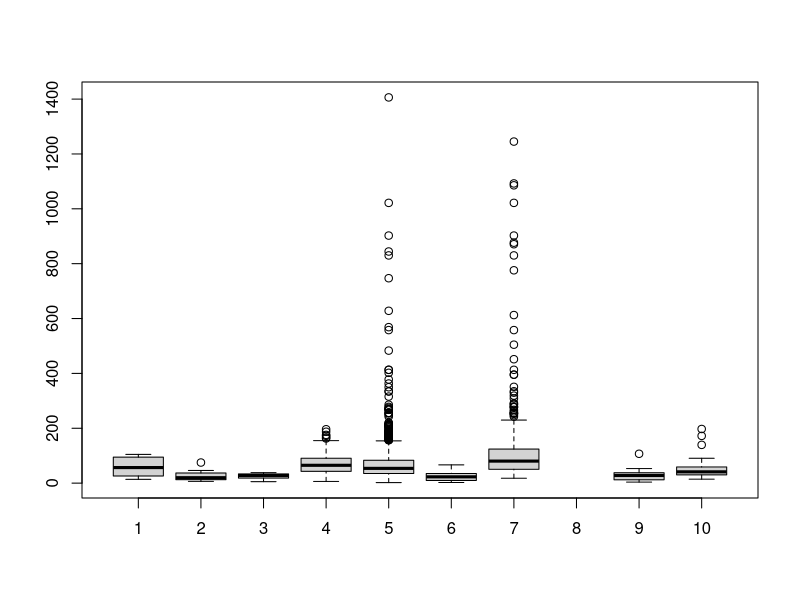
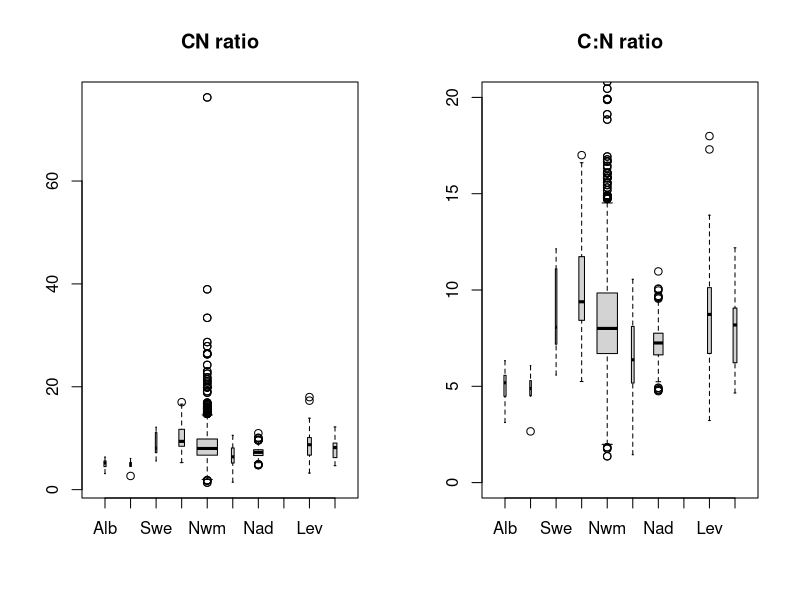
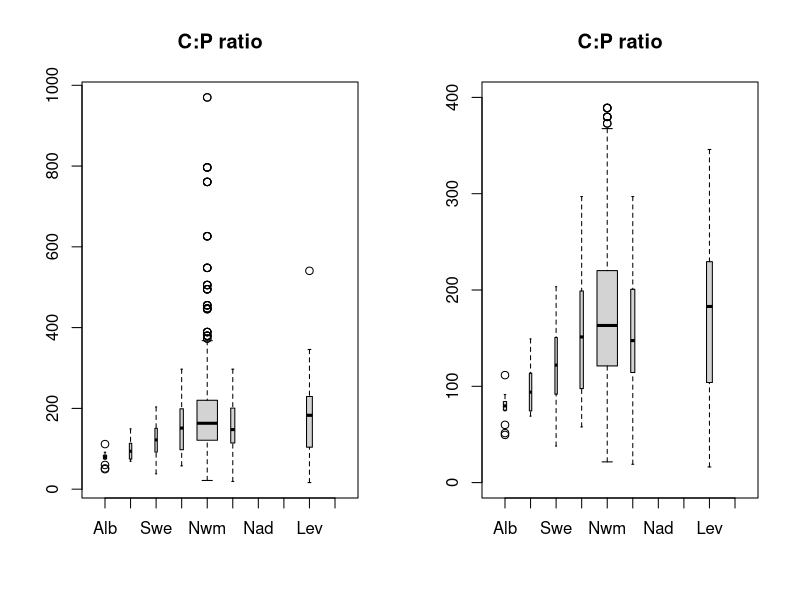
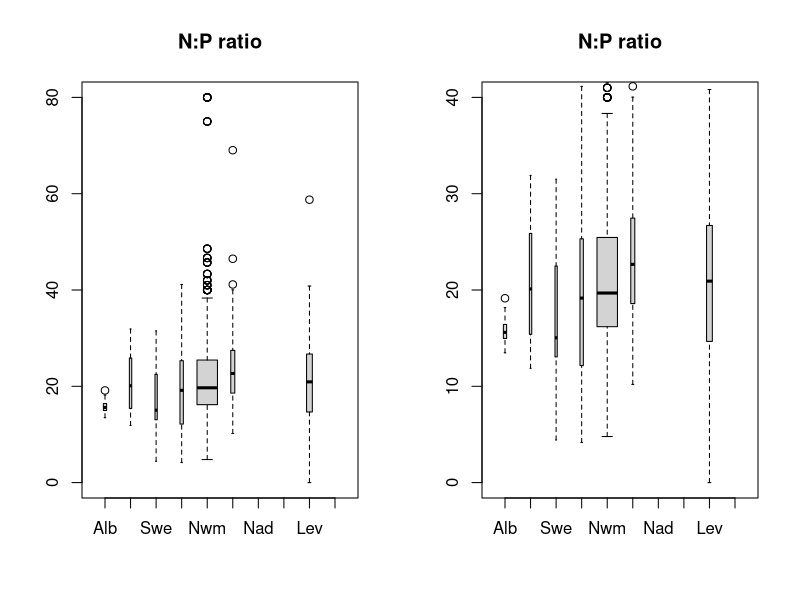
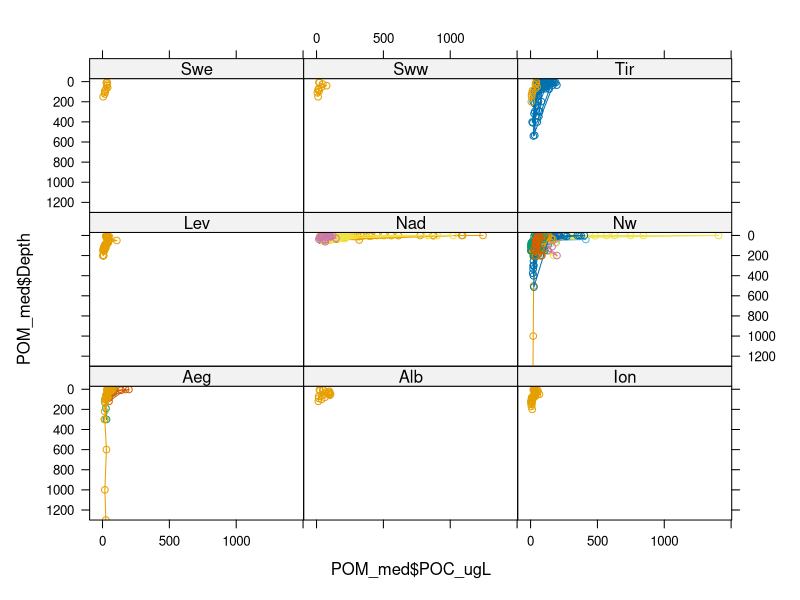
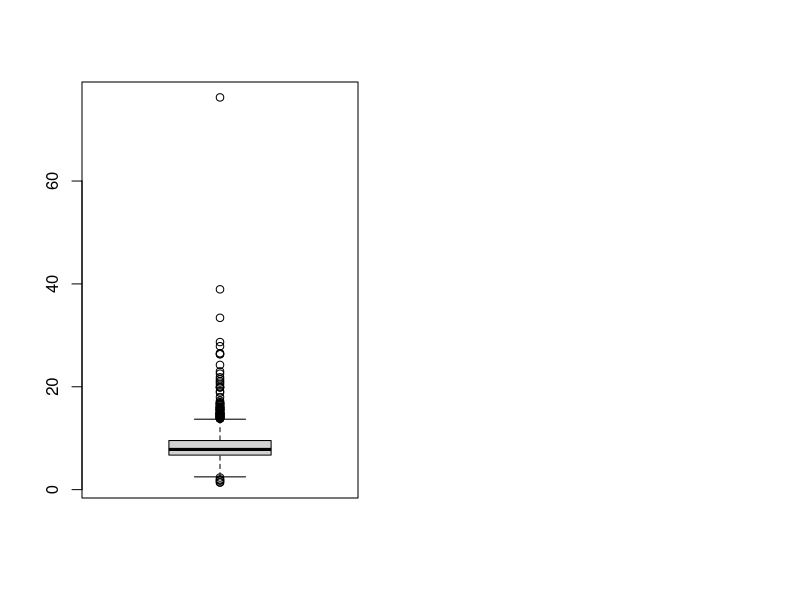

Source code (R) for these figures, in order: (Note: this script raises an error after producing the figures.)
setwd('L:\\il mio Drive\\MedSea')
setwd('C:/Users/gi/Documents/GitHub/Mediterranean_Sea')

POM<-read.csv('POM_data_DRYAD_.csv', sep=';');str(POM)
str(POM$Latitude)
POM_med<-POM[(POM$Latitude>29 & POM$Latitude<45 & POM$Longitude>-6 & 
                POM$Longitude<36),]

POM_med$POC_ugL = (POM_med$POC*12.0107)    #12.0107 g mol-1 --> ug/L = mg m-3

col_months<-c("#c15063","#5fb14d","#7362cd","#b6b342","#b966bf",
              "#d38c30","#688ccd","#cd4e34","#4bb092","#ce5b95","#737e38","#c07f56")

POM_med$C_N_ratio = POM_med$POC/POM_med$PON
POM_med$C_P_ratio = POM_med$POC/POM_med$POP
POM_med$N_P_ratio = POM_med$PON/POM_med$POP

POM_med$Zone[POM_med$Longitude<=-0.5] <- "Alb"
POM_med$Zone[POM_med$Longitude>-0.5 & POM_med$Longitude<=5 & POM_med$Latitude<=39.5]<-'Sww'
POM_med$Zone[POM_med$Longitude>5 & POM_med$Longitude<=9 & POM_med$Latitude<=39.5]<-'Swe'
POM_med$Zone[POM_med$Longitude>9 & POM_med$Longitude<=16 & POM_med$Latitude<=41.5 & POM_med$Latitude>36.5]<-'Tir'
POM_med$Zone[POM_med$Latitude>39.5 & POM_med$Longitude<=9]<-'Nw'
POM_med$Zone[POM_med$Latitude>41.5 & POM_med$Longitude<=13]<-'Nw'
POM_med$Zone[POM_med$Longitude>12.5 & POM_med$Longitude<=16 & POM_med$Latitude<=38]<-'Ion'
POM_med$Zone[POM_med$Longitude>16 & POM_med$Longitude<=21.5 & POM_med$Latitude<=40]<-'Ion'
POM_med$Zone[POM_med$Latitude>42.3 & POM_med$Longitude>12.5]<-'Nad'
POM_med$Zone[POM_med$Longitude>21.5 & POM_med$Longitude<=23]<-'Lev'
POM_med$Zone[POM_med$Longitude>23 & POM_med$Longitude<=28 & POM_med$Latitude<=35.2]<-'Lev'
POM_med$Zone[POM_med$Longitude>28 & POM_med$Latitude<=37.5]<-'Lev'
POM_med$Zone[POM_med$Longitude>23 & POM_med$Longitude<=28 & POM_med$Latitude>35.2]<-'Aeg'

a<-POM_med[(POM_med$Zone=='Nad'),]
Alb<-POM_med[(POM_med$Longitude<=-0.5),]; #write.csv(Alb, file='POC_alboran.csv')
Sww<-POM_med[(POM_med$Longitude>-0.5 & POM_med$Longitude<=5 & POM_med$Latitude<=39.5),];#write.csv(Sww, file='POC_sww.csv')
Swe<-POM_med[(POM_med$Longitude>5 & POM_med$Longitude<=9 & POM_med$Latitude<=39.5),];#write.csv(Swe, file='POC_swe.csv')
Tir<-POM_med[(POM_med$Longitude>9 & POM_med$Longitude<=16 & POM_med$Latitude<=41.5 & POM_med$Latitude>36.5),]; #write.csv(Tir, file='POC_tir.csv')
Nwm_1<-POM_med[(POM_med$Latitude>39.5 & POM_med$Longitude<=9),]
Nwm_2<-POM_med[(POM_med$Latitude>41.5 & POM_med$Longitude<=13),]
Nwm<-rbind(Nwm_1,Nwm_2); write.csv(Nwm, file='POC_nwm.csv')
Io1<-POM_med[(POM_med$Longitude>12.5 & POM_med$Longitude<=16 & POM_med$Latitude<=38),]
Io2<-POM_med[(POM_med$Longitude>16 & POM_med$Longitude<=21.5 & POM_med$Latitude<=40),]
Ion<-rbind(Io1,Io2) ; write.csv(Ion, file='POC_jon.csv')
Nad<-POM_med[(POM_med$Latitude>42.3 & POM_med$Longitude>12.5),];write.csv(Nad, file='POC_nad.csv')
Sad1<-POM_med[(POM_med$Latitude<=42.3 & POM_med$Latitude>42 & POM_med$Longitude>14.8),]
Sad2<-POM_med[(POM_med$Latitude<=42 & POM_med$Latitude>40 & POM_med$Longitude>16 & POM_med$Longitude<=20),]
Sad<-rbind(Sad1,Sad2);  write.csv(Sad, file='POC_sad.csv')
Lev1<-POM_med[(POM_med$Longitude>21.5 & POM_med$Longitude<=23),]
Lev2<-POM_med[(POM_med$Longitude>23 & POM_med$Longitude<=28 & POM_med$Latitude<=35.2),]
Lev3<-POM_med[(POM_med$Longitude>28 & POM_med$Latitude<=37.5),]
Lev<-rbind(Lev1,Lev2,Lev3);write.csv(Lev, file='POC_lev.csv')
Aeg<-POM_med[(POM_med$Longitude>23 & POM_med$Longitude<=28 & POM_med$Latitude>35.2),]; write.csv(Aeg, file='POC_aeg.csv')

boxplot(Alb$POC_ugL, Sww$POC_ugL, Swe$POC_ugL, Tir$POC_ugL, Nwm$POC_ugL, 
Ion$POC_ugL, Nad$POC_ugL, Sad$POC_ugL, Lev$POC_ugL, Aeg$POC_ugL)

dev.new()
par(mfrow=c(1,2))
boxplot(Alb$C_N_ratio, Sww$C_N_ratio, 
        Swe$C_N_ratio, Tir$C_N_ratio, Nwm$C_N_ratio, 
        Ion$C_N_ratio, Nad$C_N_ratio, Sad$C_N_ratio, 
        Lev$C_N_ratio, Aeg$C_N_ratio, 
        names=c('Alb','Sww','Swe','Tir','Nwm',
             'Jon','Nad','Sad','Lev','Aeg') , main='CN ratio',  varwidth = T)
		
boxplot(Alb$C_N_ratio, Sww$C_N_ratio, 
        Swe$C_N_ratio, Tir$C_N_ratio, Nwm$C_N_ratio, 
        Ion$C_N_ratio, Nad$C_N_ratio, Sad$C_N_ratio, 
        Lev$C_N_ratio, Aeg$C_N_ratio, varwidth = T,ylim=c(0,20),
        names=c('Alb','Sww','Swe','Tir','Nwm',
                'Jon','Nad','Sad','Lev','Aeg') , main='C:N ratio')
par(mfrow=c(1,2))
boxplot(Alb$C_P_ratio, Sww$C_P_ratio, 
        Swe$C_P_ratio, Tir$C_P_ratio, Nwm$C_P_ratio, 
        Ion$C_P_ratio, Nad$C_P_ratio, Sad$C_P_ratio, 
        Lev$C_P_ratio, Aeg$C_P_ratio, varwidth = T,
        names=c('Alb','Sww','Swe','Tir','Nwm',
                'Jon','Nad','Sad','Lev','Aeg') , main='C:P ratio')
boxplot(Alb$C_P_ratio, Sww$C_P_ratio, 
        Swe$C_P_ratio, Tir$C_P_ratio, Nwm$C_P_ratio, 
        Ion$C_P_ratio, Nad$C_P_ratio, Sad$C_P_ratio, 
        Lev$C_P_ratio, Aeg$C_P_ratio, varwidth = T,ylim=c(0,400),
        names=c('Alb','Sww','Swe','Tir','Nwm',
                'Jon','Nad','Sad','Lev','Aeg') , main='C:P ratio')
dev.new()
par(mfrow=c(1,2))
boxplot(Alb$N_P_ratio, Sww$N_P_ratio, 
        Swe$N_P_ratio, Tir$N_P_ratio, Nwm$N_P_ratio, 
        Ion$N_P_ratio, Nad$N_P_ratio, Sad$N_P_ratio, 
        Lev$N_P_ratio, Aeg$N_P_ratio, varwidth = T,
        names=c('Alb','Sww','Swe','Tir','Nwm',
                'Jon','Nad','Sad','Lev','Aeg') , main='N:P ratio')				
boxplot(Alb$N_P_ratio, Sww$N_P_ratio, 
        Swe$N_P_ratio, Tir$N_P_ratio, Nwm$N_P_ratio, 
        Ion$N_P_ratio, Nad$N_P_ratio, Sad$N_P_ratio, 
        Lev$N_P_ratio, Aeg$N_P_ratio, varwidth = T,ylim=c(0,40),
        names=c('Alb','Sww','Swe','Tir','Nwm',
                'Jon','Nad','Sad','Lev','Aeg') , main='N:P ratio')				

library(lattice)
xyplot(POM_med$Depth~ POM_med$POC_ugL | POM_med$Zone,type='o',
       groups=POM_med$Month, ylim = c(1300,-30))



deep<-POM_med[(POM_med$Depth>1000),]

boxplot(POM_med$C_N_ratio)
str(Alb)

#value=c('Copin-Montegut','Medar','MOOGLI','PROSOPE')
split(Nwm, Nwm$Dataset, drop = T) 
summary(Nwm$Dataset)

#NORTH WEST MED SEA
Nwm_copin<-Nwm[(Nwm$Dataset=='Copin-Montegut'),]
Nwm_copin<-Nwm_copin[1:6,]
Nwm_pros<-Nwm[(Nwm$Dataset=='PROSOPE'),]
Nwm_meda<-Nwm[(Nwm$Dataset=='Medar'),]
Nwm_moog<-Nwm[(Nwm$Dataset=='MOOGLI'),] #stessi dati di MEDAR (?) moo4 = m10; moo1 = m7

summary(factor(Nwm_moog$Station))

moo1<-filter(Nwm_moog, Station ==  1328) #   SLOPE ----
moo2<-filter(Nwm_moog, Station ==  1329) #   SLOPE ----
moo3<-filter(Nwm_moog, Station ==  1330) #   SLOPE ----
moo4<-filter(Nwm_moog, Station ==  1331) #   COSTA ----
moo5<-filter(Nwm_moog, Station ==  1332) #   osta ----
moo6<-filter(Nwm_moog, Station ==  1333) #   osta ----
moo7<-filter(Nwm_moog, Station ==  1334) #   osta ----
moo8<-filter(Nwm_moog, Station ==  1335) #   osta ----
moo9<-filter(Nwm_moog, Station ==  1336) #   osta ----
moo10<-filter(Nwm_moog, Station ==  1337) #   osta ----
moo11<-filter(Nwm_moog, Station ==  1338) #   osta ----


m26<-filter(Nwm_meda, Station ==  2202) #   osta ----
m27<-filter(Nwm_meda, Station ==  2203) #    km dalla costa ----
m28<-filter(Nwm_meda, Station ==  2204) #    km dalla costa ----
m29<-filter(Nwm_meda, Station ==  2205) #    km dalla costa ----
m30<-filter(Nwm_meda, Station ==  2206) #    km dalla costa ----
m31<-filter(Nwm_meda, Station ==  2207) #    km dalla costa ----
m32<-filter(Nwm_meda, Station ==  2208) #    km dalla costa ----
m33<-filter(Nwm_meda, Station ==  2210) #    km dalla costa ----
m34<-filter(Nwm_meda, Station ==  2212) #    km dalla costa ----
m35<-filter(Nwm_meda, Station ==  2213) #    km dalla costa ----
m36<-filter(Nwm_meda, Station ==  2215) #    km dalla costa ----
m37<-filter(Nwm_meda, Station ==  2229) #    km dalla costa ----
m38<-filter(Nwm_meda, Station ==  2232) #    km dalla costa ----
m40<-filter(Nwm_meda, Station ==  2234) #    km dalla costa ----
m41<-filter(Nwm_meda, Station ==  2237) #    km dalla costa ----
m42<-filter(Nwm_meda, Station ==  2238) #    km dalla costa ----
m43<-filter(Nwm_meda, Station ==  2239) #    km dalla costa ----
m44<-filter(Nwm_meda, Station ==  2240) #    km dalla costa ----
m45<-filter(Nwm_meda, Station ==  2241) #    km dalla costa ----
m46<-filter(Nwm_meda, Station ==  2242) #    km dalla costa ----
m47<-filter(Nwm_meda, Station ==  2243) #    km dalla costa ----
m48<-filter(Nwm_meda, Station ==  2244) #    km dalla costa ----
m49<-filter(Nwm_meda, Station ==  2245) #    km dalla costa ----
m50<-filter(Nwm_meda, Station ==  2263) #    km dalla costa ----
m51<-filter(Nwm_meda, Station ==  2264) #    km dalla costa ----
m52<-filter(Nwm_meda, Station ==  2265) #    km dalla costa ----
m53<-filter(Nwm_meda, Station ==  2266) #    km dalla costa ----
m54<-filter(Nwm_meda, Station ==  2267) #    km dalla costa ----
m55<-filter(Nwm_meda, Station ==  2268) #    km dalla costa ----
m56<-filter(Nwm_meda, Station ==  2269) #    km dalla costa ----
m57<-filter(Nwm_meda, Station ==  2270) #    km dalla costa ----
m58<-filter(Nwm_meda, Station ==  2271) #    km dalla costa ----
m59<-filter(Nwm_meda, Station ==  2272) #    km dalla costa ----
m60<-filter(Nwm_meda, Station ==  2273) #    km dalla costa ----
m61<-filter(Nwm_meda, Station ==  2274) #    km dalla costa ----
m62<-filter(Nwm_meda, Station ==  2275) #    km dalla costa ----
m63<-filter(Nwm_meda, Station ==  2276) #    km dalla costa ----
m64<-filter(Nwm_meda, Station ==  2277) #    km dalla costa ----
m65<-filter(Nwm_meda, Station ==  2278) #    km dalla costa ----
m66<-filter(Nwm_meda, Station ==  2279) #    km dalla costa ----
m67<-filter(Nwm_meda, Station ==  2280) #    km dalla costa ----
m68<-filter(Nwm_meda, Station ==  2281) #    km dalla costa ----
m69<-filter(Nwm_meda, Station ==  2282) #    km dalla costa ----

m14<-filter(Nwm_meda, Station ==  1333) #  23 gen 98  43.43      7.25 
m15<-filter(Nwm_meda, Station ==  1334) #  23 gen 98  43.43      7.25 
m16<-filter(Nwm_meda, Station ==  1335) #  23 gen 98  43.43      7.25 
m19<-filter(Nwm_meda, Station ==  1336) #  23 gen 98  43.43      7.25 

m17<-filter(Nwm_meda, Station ==  2259) #  23 gen 98  43.43      7.25 
m18<-filter(Nwm_meda, Station ==  2260) #  23 gen 98  43.43      7.25 
m20<-filter(Nwm_meda, Station ==  2261) #  23 gen 98  43.43      7.25 
m21<-filter(Nwm_meda, Station ==  2262) #  23 gen 98  43.43      7.25 
m24<-filter(Nwm_meda, Station ==  2200) #  8 ago 91    41.52   12.11   !! SLOPE 28 km dalla costa ----

#par(new=T)
#feb     [77:87] --- uguale al secondo plot
#feb  [88:99] # uguale al III
str(m1$Depth)

p1<-filter(Nwm_pros, Station == 933); p1<-p1[1:10,]
p2<-filter(Nwm_pros, Station == 934);  p2<-p2[1:10,]
p3<-filter(Nwm_pros, Station == 935);  p3<-p3[1:10,]
p4<-filter(Nwm_pros, Station == 936);  p4<-p4[1:10,]
p5<-filter(Nwm_pros, Station == 937);  p5<-p5[1:10,]

dev.new()
par(mfrow=c(1,4))
######### plot POM 1975 --- maggio
plot(Nwm_copin$POC_ugL, Nwm_copin$Depth, xlim=c(0,180), ylim=c(100,0), col=col_months[5], type='b', 
     pch=1, cex=2,cex.axis=1.7,cex.lab=1.4,ylab='Depth (m)',xlab='POC ug/l',lty=2,
     main='Copin-Montegut (1975)')
text(55,10,'May \n 42.00 | 4.75', cex=1.6)
############ --------------------1991
plot(m24$POC_ugL[1:11], m24$Depth[1:11], ylim=c(500,0),xlim=c(0,80), col=col_months[8],
     type='b', pch=1, cex=2,cex.axis=1.7,cex.lab=1.4,xlab='POC ug/l',ylab='Depth (m)',lty=2,
     main='Cruise Medar (1991)') #
text(10,10,'Ago \n 41.60 | 12.11 ', cex=1.6)
####################### ------------------ feb-apr 1999
plot(m18$POC_ugL[13:24], m18$Depth[13:24], ylim=c(200,0),xlim=c(0,300), col=col_months[2],lty=2,
     type='o', pch=1, cex.axis=1.7,cex=2,cex.lab=1.4,xlab='POC ug/l',ylab='Depth (m)') #  24 feb '99   43.42 |   7.85
par(new=T)
plot(m20$POC_ugL[12:22], m20$Depth[12:22], ylim=c(200,0),xlim=c(0,300), col=col_months[3],lty=2,
     xaxt='n',yaxt='n',type='o', pch=2,cex.axis=1.7,cex=2, xlab='',ylab='',
     main='Cruise Medar (1999)') #  19 mar '99   43.42 |  7.86
par(new=T)
plot(m21$POC_ugL[1:12], m21$Depth[1:12], ylim=c(200,0),xlim=c(0,300), col=col_months[4],lty=2,
     xaxt='n',yaxt='n',type='o', pch=3, cex.axis=1.7,cex=2,xlab='',ylab='') #  11 apr '99   43.42 |  7.86
legend(60,160,bty='n',cex=1.6,
       legend=c('24 feb 43.42 | 7.85', '19 mar 43.42 | 7.86',
                       '11 apr 43.42 | 7.86'),
       col=c(col_months[2],col_months[3],col_months[4]), 
       pch=c(1,2,3))

### plot PROSOPE NWM -- POM Set-Oct 1999 ######### 
plot(p1$POC_ugL, p1$Depth, cex.axis=1.7,cex=2,cex.lab=1.4, ylim=c(160,0),lty=2,
     xlim=c(0,70), col=col_months[9], type='o', pch=1, 
     main='Cruise PROSOPE (1999)', xlab='POC ug/l',ylab='Depth (m)') #set
par(new=T)
plot(p2$POC_ugL, p2$Depth, ylim=c(160,0),xlim=c(0,70),cex.axis=1.7,cex=2,xaxt='n',yaxt='n',lty=2,
     cex.lab=1.4, col=col_months[9], type='o', pch=2,xlab='',ylab='')  #set
par(new=T)
plot(p3$POC_ugL, p3$Depth, ylim=c(160,0),xlim=c(0,70), col=col_months[10],xaxt='n',yaxt='n',lty=2,
     cex.axis=1.7,cex=2,cex.lab=1.4,
     type='o', pch=3,xlab='',ylab='')  #ott
par(new=T)
plot(p4$POC_ugL, p4$Depth, ylim=c(160,0),xlim=c(0,70), col=col_months[10], xaxt='n',yaxt='n',lty=2,
     type='o', pch=4,xlab='',ylab='',cex.axis=1.7,cex=2,cex.lab=1.4)  #ott
par(new=T)
plot(p5$POC_ugL, p5$Depth, ylim=c(160,0),xlim=c(0,70),cex.axis=1.7,cex=2,cex.lab=1.4, xaxt='n',yaxt='n',lty=2,
     col=col_months[10], type='o', pch=5,xlab='',ylab='')  #ott

legend(10,100,bty='n',legend=c('29 Sep 43.41 | 7.86','30 Sep 43.40 | 7.82',
                       '02 Oct 43.35 | 7.8','01 Oct 43.37 | 7.86',
                       '03 Oct 43.43 | 7.72'), cex=1.6,
       col=c(col_months[9],col_months[9],col_months[10],col_months[10],col_months[10]),
       pch=c(1,2,3,4,5))
#text(15,.100,'stations 933 -937')
#text(15,10,'min dist coast = 41 km')


Nwm_copin[1:6,]

split(Nwm, Nwm$Dataset, drop = T) <-value
names(Nwm$Dataset)

 #### plot lat e lon campioni totali e x sottobacino - controllo
plot(POM_med$Longitude, POM_med$Latitude, pch=19, col='grey', xlab='',ylab='',
     cex=1.8, xlim=c(-5,26), ylim=c(30,45))
par(new=T)
plot(Alb$Longitude, Alb$Latitude,pch=19, col='#9e0142', xlab='',ylab='',
     xlim=c(-5,26), ylim=c(30,45))
par(new=T)
plot(Sww$Longitude, Sww$Latitude,pch=19, col='#d53e4f', xlab='',ylab='',
     xlim=c(-5,26), ylim=c(30,45))
par(new=T)
plot(Swe$Longitude, Swe$Latitude,pch=19, col='#f46d43', xlab='',ylab='',
     xlim=c(-5,26), ylim=c(30,45))
par(new=T)
plot(Nwm$Longitude, Nwm$Latitude,pch=19, col='#fdae61', xlab='',ylab='',
     xlim=c(-5,26), ylim=c(30,45))
par(new=T)
plot(Tir$Longitude, Tir$Latitude,pch=19, col='#fee08b',xlab='',ylab='',
     xlim=c(-5,26), ylim=c(30,45))
par(new=T)
plot(Ion$Longitude, Ion$Latitude,pch=19, col='#e6f598', xlab='',ylab='',
     xlim=c(-5,26), ylim=c(30,45))
par(new=T)
plot(Sad$Longitude, Sad$Latitude,pch=19, col='#abdda4', xlab='',ylab='',
     xlim=c(-5,26), ylim=c(30,45))
par(new=T)
plot(Nad$Longitude, Nad$Latitude,pch=19, col='#66c2a5', xlab='',ylab='',
     xlim=c(-5,26), ylim=c(30,45))
par(new=T)
plot(Lev$Longitude, Lev$Latitude,pch=19, col='#3288bd', xlab='',ylab='',
     xlim=c(-5,26), ylim=c(30,45))
par(new=T)
plot(Aeg$Longitude, Aeg$Latitude,pch=19, col='#5e4fa2', xlab='Longitude',ylab='Latitude',
     xlim=c(-5,26), ylim=c(30,45))
#abline(v=5, col='grey', lty=2)
#abline(h=39.5, col='grey', lty=2)
legend(-5,45,col=c('#9e0142','#d53e4f','#f46d43','#fdae61','#fee08b',
      '#e6f598','#66c2a5','#3288bd','#5e4fa2'),  pch=19,legend=c('Alb','Sww','Swe','Nwm','Tir',
                                                                  'Ion','Nad','Lev', 'Aeg'))





C_N_ratio<-POM_med$C_N_ratio
  
C_N<-C_N[complete.cases(C_N_ratio)]
d<-density(C_N)
plot(d)
